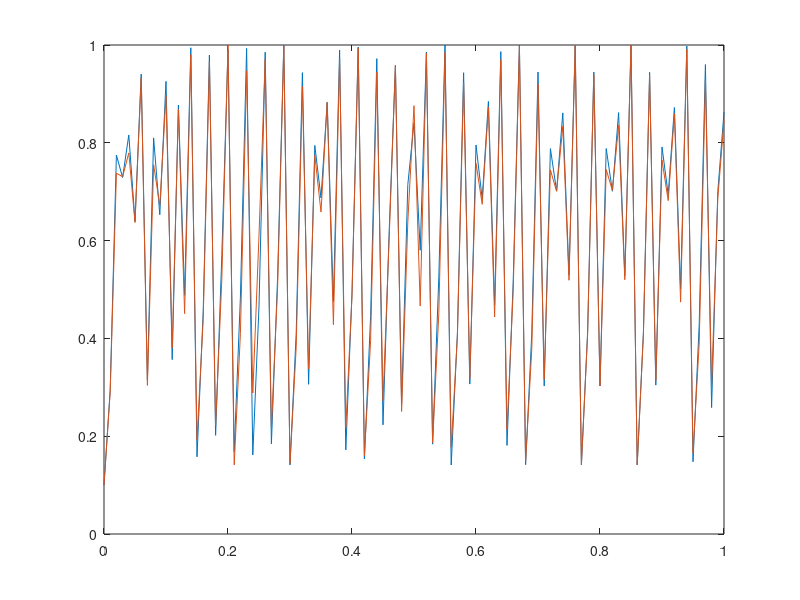

Write the MATLAB code that produced this figure.
%EKF算法

dt = 0.01;
t = 0:dt:1;
L = length(t);

x = zeros(1,L);
y = zeros(1,L);
x(1) = 0.1;
y(1) = 0.1^2;
%生成真实信号和观测信号
% x_k = sin(3*x_k-1);
% y_k = x_k^2;
for i = 2:L
    x(i) = sin(3*x(i-1));
    y(i) = x(i)^3+normrnd(0,0.01);
end

%初始化
Xplus = zeros(1,L);
Pplus = 0.1;
Xplus(1) = 0.1;
Q = 0.001;
R = 10;
for i = 2:L
    %预测步
    A = 3*cos(3*Xplus(i-1));%线性化 x_k=f(x_k-1)+Q; A=f`(x_k-1);
    Xminus = sin(3*Xplus(i-1));
    Pminus = A*Pplus*A.'+Q;
    %更新步
    C = 3*Xminus;%线性化 y_k=h(x_k);C=h`(x_k);
    K = Pminus*C*inv(C*Pminus*C.'+R);
    Xplus(i) = Xminus+K*(y(i)-Xminus^2);
    Pplus = (eye(1)-K*C)*Pminus;
end

plot(t,x,t,Xplus)